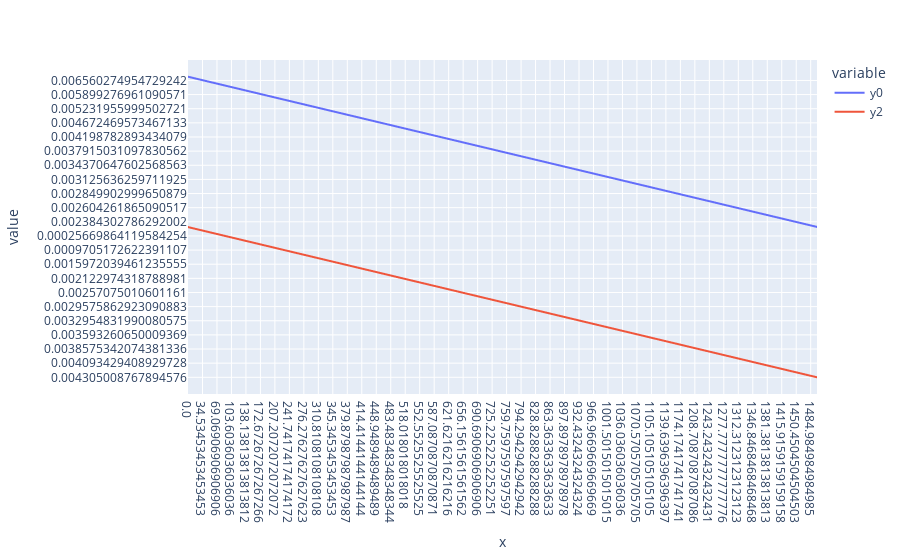

Notebook cell for this chart:
### Code cell
fig = px.line(df, x='x', y=['y0', 'y2'])
fig.update_yaxes(autorange="reversed")
fig.show()

### Figure 1 — Plotly figure (JSON) as saved in the notebook; plotly's stock layout.template omitted (floating-point values rounded to 4 significant figures; data arrays with more than 128 entries replaced by an {"elided": "..."} marker saying what was removed)
{"data": [{"hovertemplate": "variable=y0<br>x=%{x}<br>value=%{y}<extra></extra>", "legendgroup": "y0", "line": {"color": "#636efa", "dash": "solid"}, "marker": {"symbol": "circle"}, "mode": "lines", "name": "y0", "showlegend": true, "type": "scattergl", "x": {"elided": "1000 str values"}, "xaxis": "x", "y": {"elided": "1000 str values"}, "yaxis": "y"}, {"hovertemplate": "variable=y2<br>x=%{x}<br>value=%{y}<extra></extra>", "legendgroup": "y2", "line": {"color": "#EF553B", "dash": "solid"}, "marker": {"symbol": "circle"}, "mode": "lines", "name": "y2", "showlegend": true, "type": "scattergl", "x": {"elided": "1000 str values"}, "xaxis": "x", "y": {"elided": "1000 str values"}, "yaxis": "y"}], "layout": {"legend": {"title": {"text": "variable"}, "tracegroupgap": 0}, "margin": {"t": 60}, "xaxis": {"anchor": "y", "domain": [0, 1], "title": {"text": "x"}}, "yaxis": {"anchor": "x", "autorange": "reversed", "domain": [0, 1], "title": {"text": "value"}}}}
